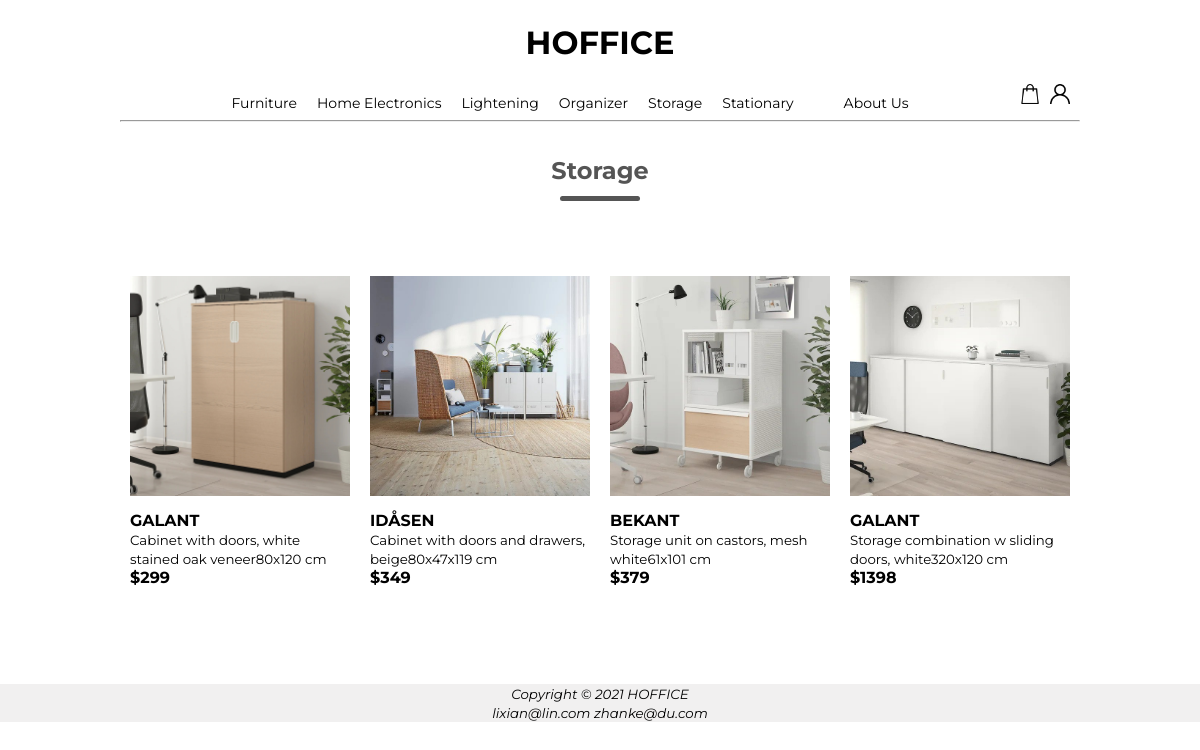
Before: /storage.php with the older database file.
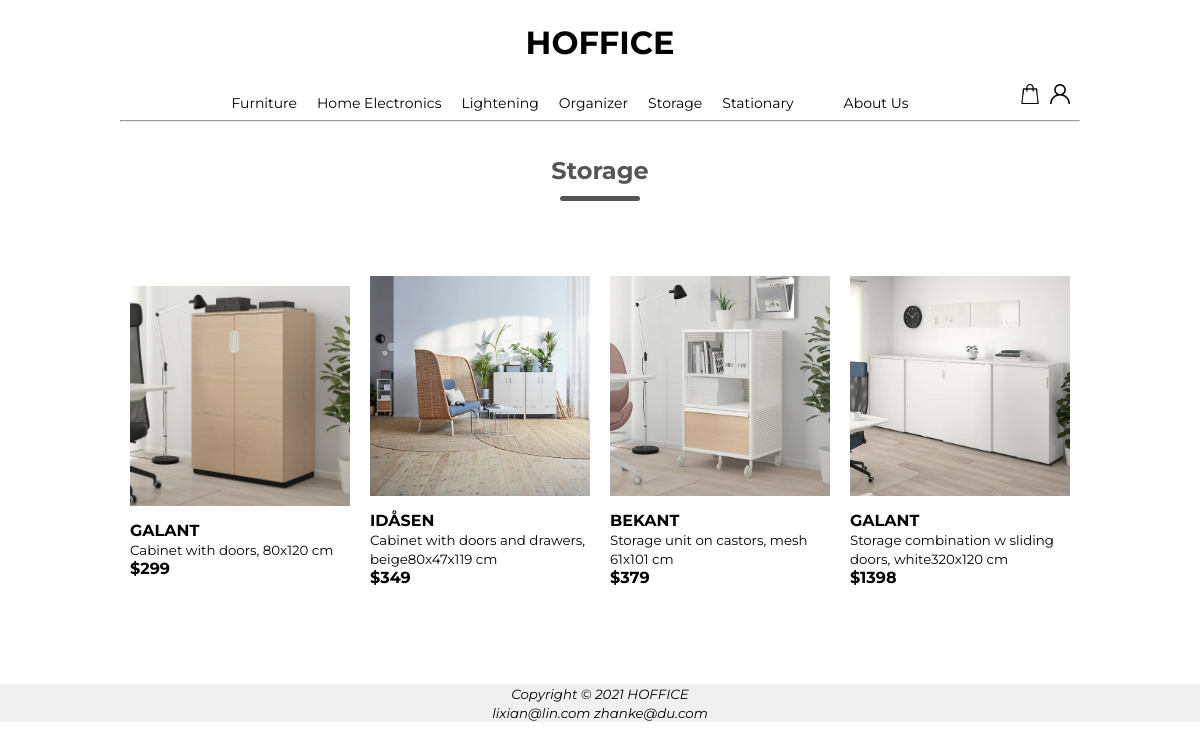
After: the same page with the newer database file.
### tables this page shows
create table if not exists image (
	img_id int unsigned not null auto_increment primary key,
	p_id int unsigned not null,
	img_dir char(30));

CREATE TABLE IF NOT EXISTS product (
    p_id INT UNSIGNED AUTO_INCREMENT PRIMARY KEY,
    p_name VARCHAR(30) NOT NULL,
    p_price DOUBLE NOT NULL,
    p_sht_desc VARCHAR(200) NOT NULL,
    p_lng_desc VARCHAR(500) NOT NULL
    );

### storage.php (the view, shortened to what this page needs)
<?php
include_once('connect.php');
$query = "SELECT f32ee.product.p_id, f32ee.product.p_name, f32ee.product.p_price, f32ee.product.p_sht_desc, f32ee.image.img_id,f32ee.image.img_dir
	FROM f32ee.product
	INNER JOIN image ON f32ee.product.p_id=f32ee.image.p_id
	WHERE f32ee.image.img_id like '5%0'";
$result = $conn->query($query);
$num_result = $result->num_rows;
?>
<?php
include_once("header.php");
?>
<hr>
<br>
<div class="section-title">
    <h2> Storage</h2>
</div>
<div class="products">
    <div class="row">
        <?php
        for ($i = 0; $i < $num_result; $i++) {
            $row = $result->fetch_assoc();
            ?>
            <div class="col-4" onclick="submit(this)">
                    <img class="product-img" src="<?php echo $row['img_dir']; ?>">
                    <h4><?php echo $row['p_name']; ?></h4>
                    <small><?php echo $row['p_sht_desc']; ?></small>
                    <h4>$<?php echo $row['p_price']; ?></h4>
            </div>
            <?php
        }
        ?>
    </div>
</div>
<br>
<br>
<br>
<?php
include_once("footer.php");
?>
</body>
</html>

Changed rows visible on the page:
changed through a linked row, image: p.p_sht_desc "Cabinet with doors, white stained oak veneer80x120 cm" → "Cabinet with doors, 80x120 cm"
changed through a linked row, image "BEKANT": p.p_sht_desc "Storage unit on castors, mesh white61x101 cm" → "Storage unit on castors, mesh 61x101 cm"
